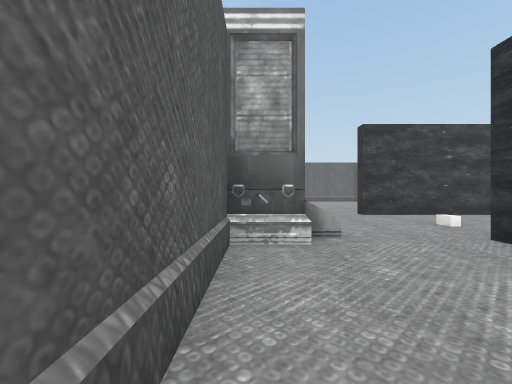
[1] (above)

24 first-person views from a walk through a Unity game level. The camera is 1.3 m above the floor, looks level and sees 90° across. The floor is counted in squares, 2.06 m on a side. Each view is taken from the middle of a square. On the plan, view 1 faces up. The plan holds only what a view shows up to about 9 squares ahead; the rest is blank. The player is left out. Some animated figures are not drawn. Some surface patterns are stand-ins.

[2]
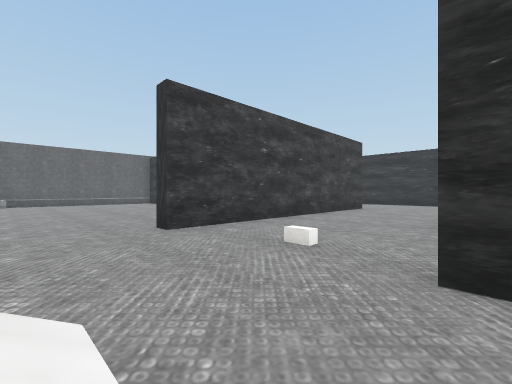

[3]
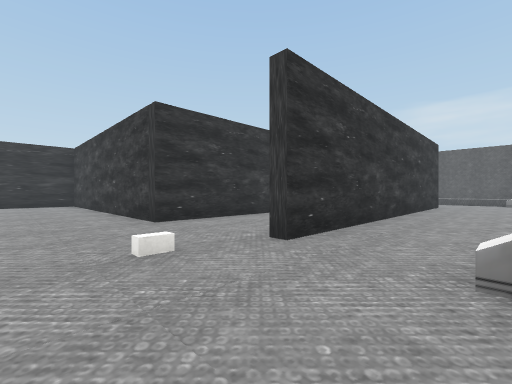

[4]
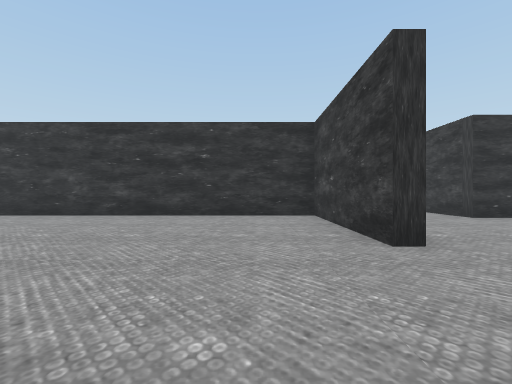

[5]
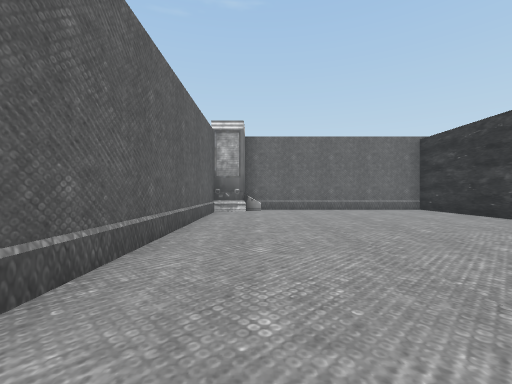

[6]
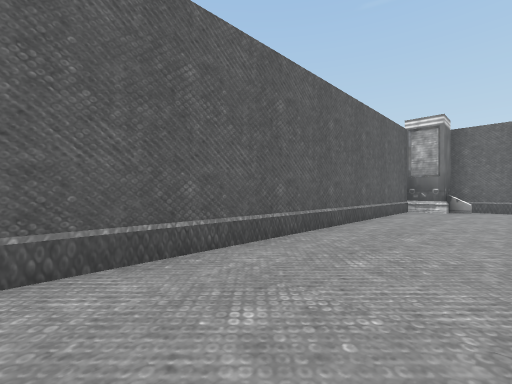

[7]
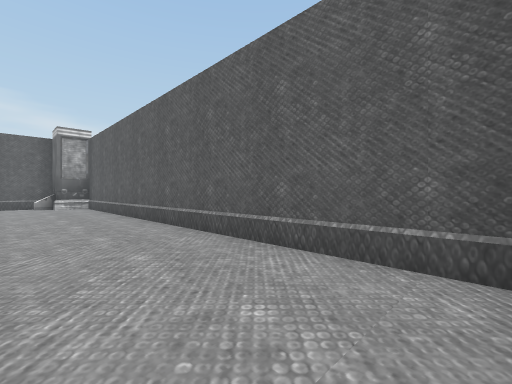

[8]
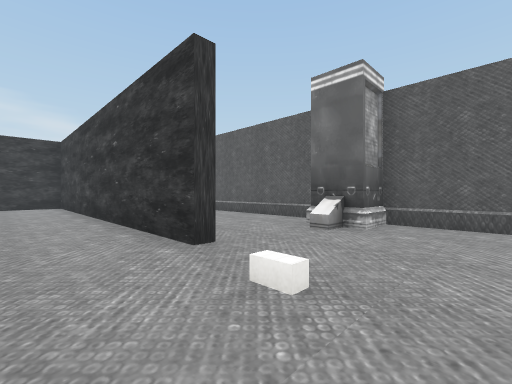

[9]
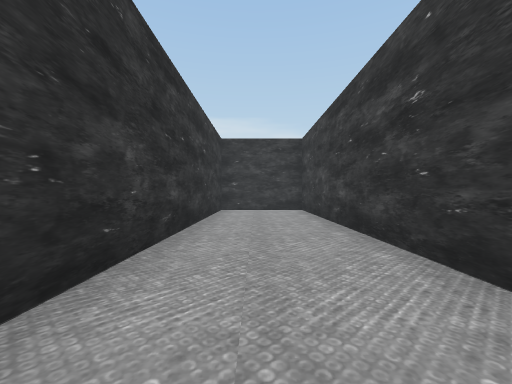

[10]
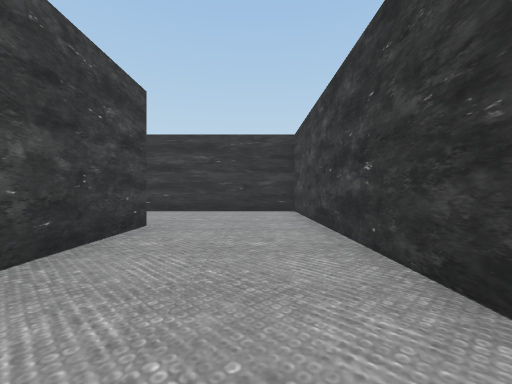

[11]
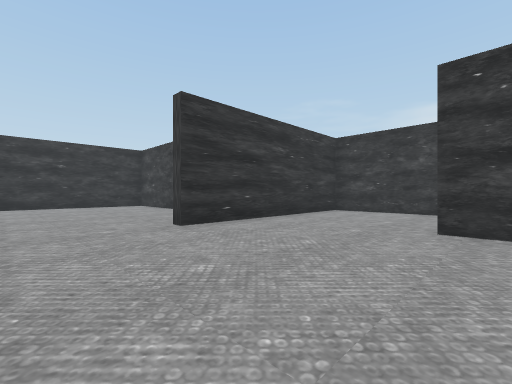

[12]
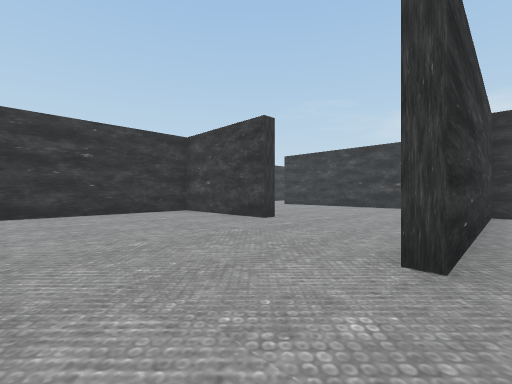

[13]
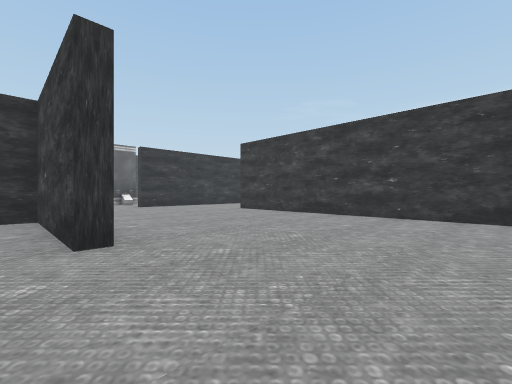

[14]
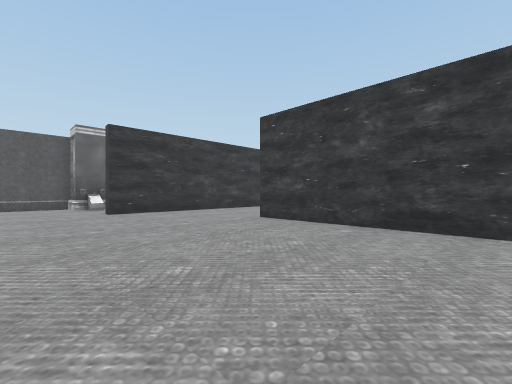

[15]
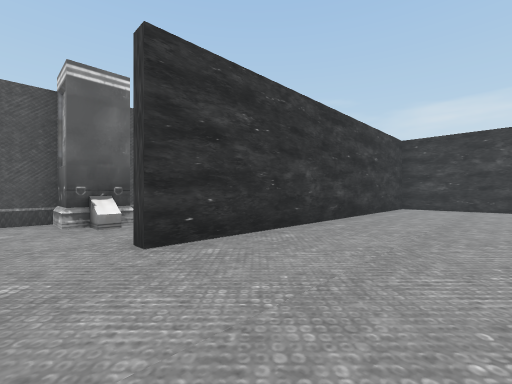

[16]
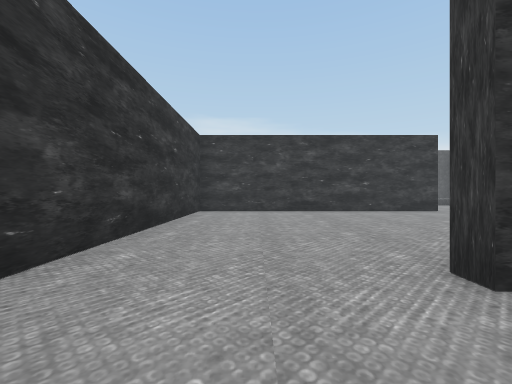

[17]
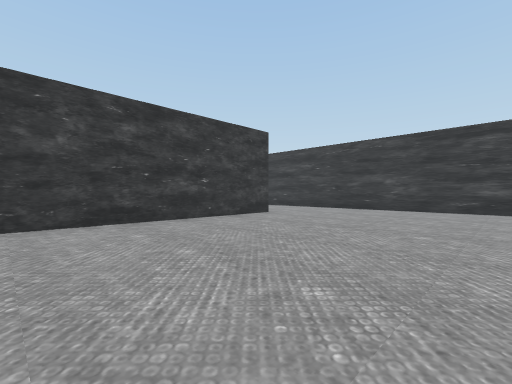

[18]
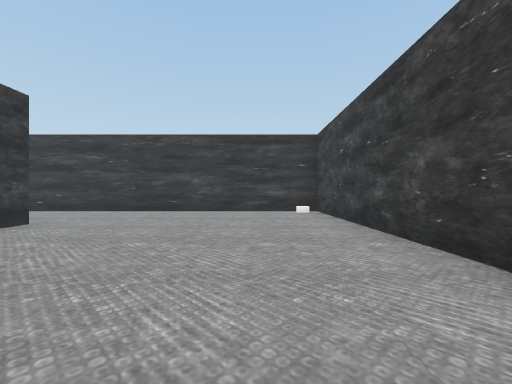

[19]
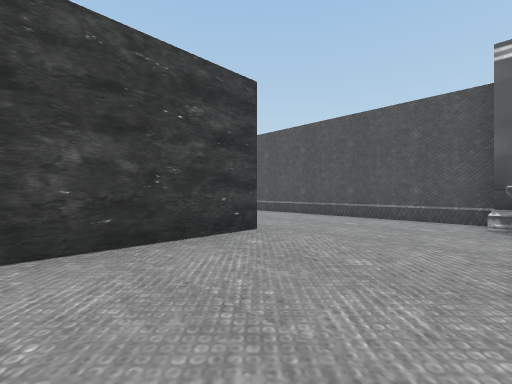

[20]
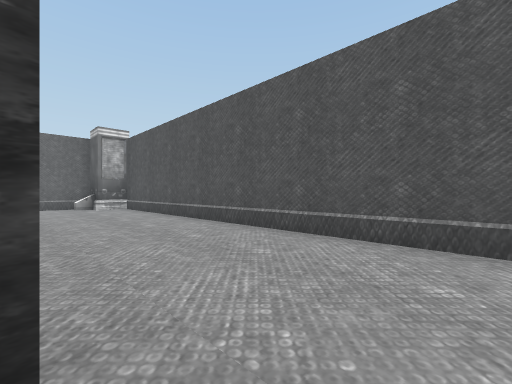

[21]
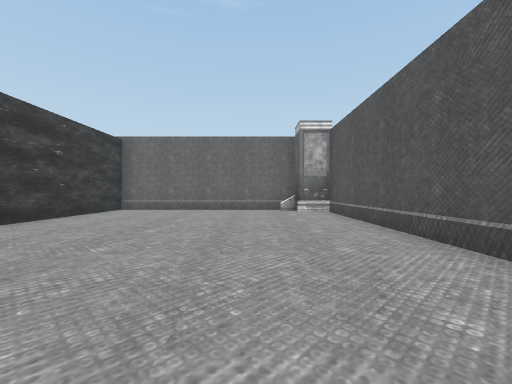

[22]
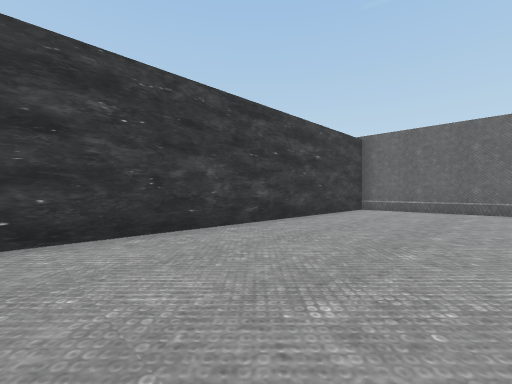

[23]
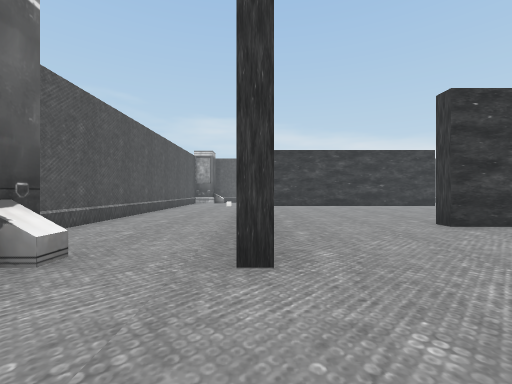

[24]
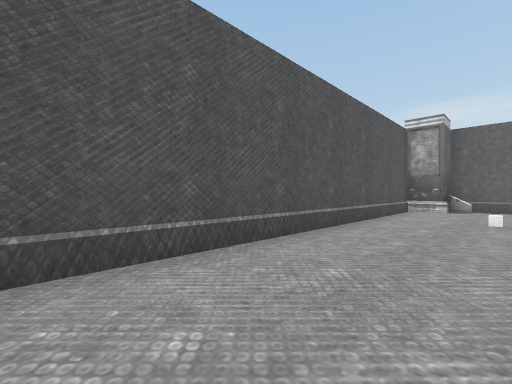

### Floor plan
Points are (right, up) in squares from view 1. A wall is a line through its corners. A room is listed if a view was taken in it or the views show most of it. See-through windows are left out.
Room 1 (views 1, 2, 3, 4, 5, 6, 7, 8, 9, 10)
walls: (-0.4, 3.1) (-0.4, -7.4); (3.1, -4.6) (3.1, 3.4) (3.4, 3.4) (3.4, -6) (6.2, -6) (6.2, 3.7) (10.6, 3.7); (10.9, 7.1) (3.1, 7.1) (3.1, 7.4) (6.8, 7.4) (6.8, 17); (1.4, -9.2) (2, -9.2); (-0.4, 16.1) (-0.4, 4.5); (2, 17.2) (0.6, 17.2)
low walls: (0.6, -8.5) (1.1, -8.5)
ways out: opening at (10, 5.5) to room 2
objects: pillar (-1, 4) to (1, 4); block (4, 5)
Room 2 (views 11, 12, 13, 14, 15, 16, 17, 18, 19, 20, 21, 22, 23, 24)
walls: (18.3, 7) (18.3, 7.4) (21.9, 7.4) (21.9, 12); (21, 1) (14.7, 1) (14.7, -8.5); (25.8, 3.7) (26.2, 3.7); (15, 1.4) (22.5, 1.4) (22.5, 1); (26.1, 7.1) (23, 7.1); (29.4, 4.5) (29.4, 16.2); (10.6, 3.7) (14.3, 3.7) (14.3, 9.6) (14.8, 9.6); (10, 7.4) (10.9, 7.4); (18, -5.4) (25.8, -5.4) (25.8, 4); (23.1, 17.2) (22.2, 17.2) (22.2, 8); (27.6, 17.2) (27, 17.2); (27, -9.2) (28.4, -9.2); (29.4, -8.1) (29.4, 2.9)
ways out: opening at (10, 5.5) to room 1
objects: other object (27, -6); pillar (28, 4) to (30, 4)

Positions as (right, up) in squares from view 1, and headings:
1: (0, 0), facing up
2: (1, 3), facing up-right
3: (1, 6), facing down-right
4: (0, 9), facing right
5: (1, 8), facing up
6: (2, 7), facing up-left
7: (2, 3), facing down-left
8: (5, 6), facing down-left
9: (5, 3), facing down
10: (6, 5), facing right
11: (10, 12), facing down-right
12: (14, 12), facing down-right
13: (15, 8), facing down-right
14: (18, 6), facing down-right
15: (23, 5), facing down-right
16: (24, 3), facing down
17: (24, 0), facing down-left
18: (23, -1), facing left
19: (23, 4), facing up-right
20: (26, 6), facing up-right
21: (27, 8), facing up
22: (26, 8), facing up-left
23: (26, 6), facing down
24: (27, 1), facing down-right
